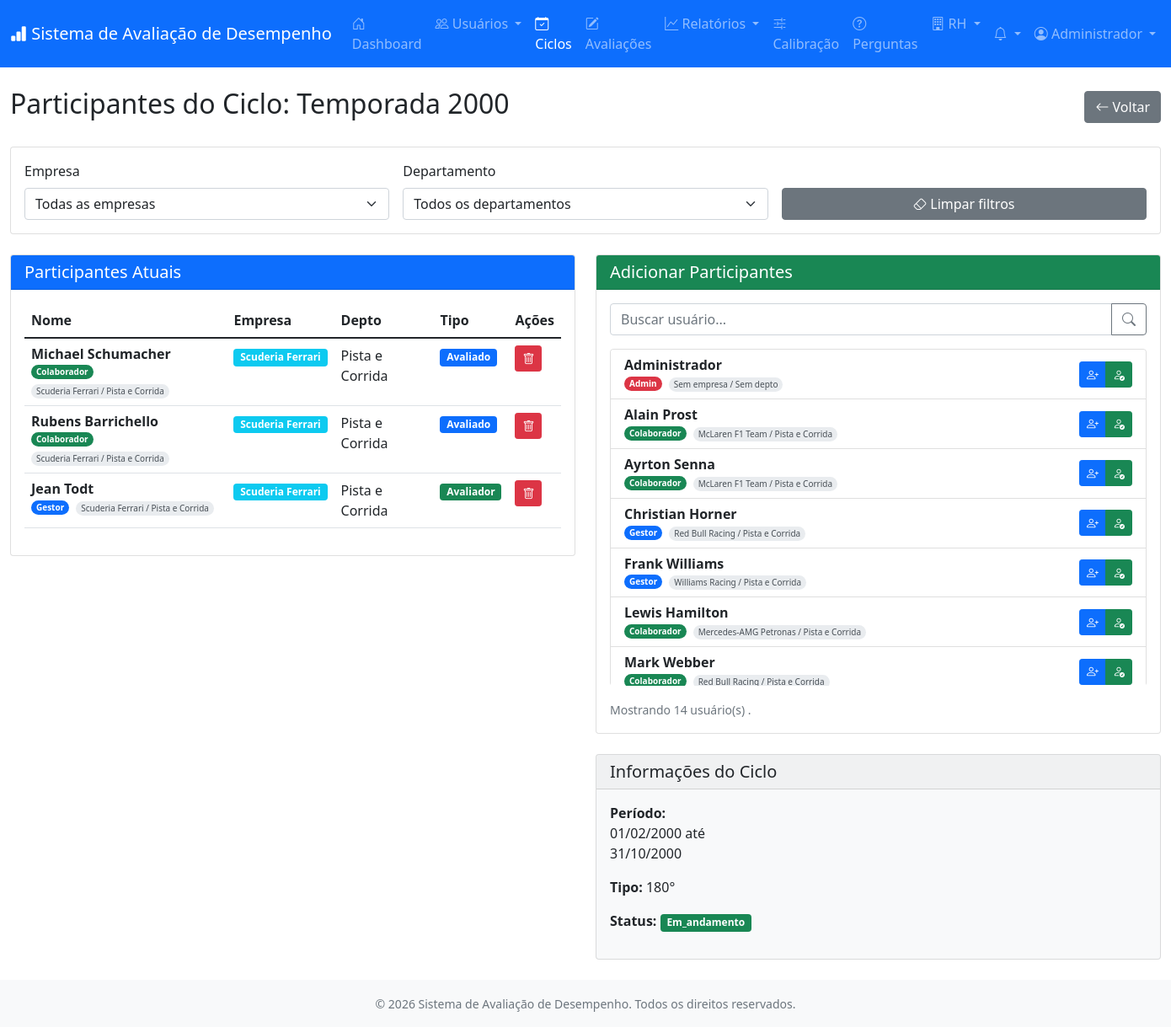
Screenshot of /modules/ciclos/participantes.php?id=50 (signed in) with the database file from the repository.
### tables this page shows
CREATE TABLE `usuarios` (
  `id` int(11) NOT NULL,
  `empresa_id` int(11) DEFAULT NULL,
  `nome` varchar(150) NOT NULL,
  `email` varchar(150) NOT NULL,
  `telefone` varchar(20) DEFAULT NULL,
  `senha` varchar(255) NOT NULL,
  `cargo_id` int(11) DEFAULT NULL,
  `departamento_id` int(11) DEFAULT NULL,
  `gestor_id` int(11) DEFAULT NULL,
  `tipo` enum('admin','rh','gestor','colaborador') DEFAULT 'colaborador',
  `ativo` tinyint(1) DEFAULT 1,
  `foto_perfil` varchar(255) DEFAULT NULL,
  `data_contratacao` date DEFAULT NULL,
  `data_criacao` timestamp NULL DEFAULT current_timestamp(),
  `data_atualizacao` timestamp NULL DEFAULT current_timestamp() ON UPDATE current_timestamp()
);

CREATE TABLE `ciclos_avaliacao` (
  `id` int(11) NOT NULL,
  `nome` varchar(150) NOT NULL,
  `descricao` text DEFAULT NULL,
  `data_inicio` date NOT NULL,
  `data_fim` date NOT NULL,
  `tipo` enum('90','180','360') DEFAULT '180',
  `empresa_id` int(11) DEFAULT NULL,
  `formulario_id` int(11) DEFAULT NULL,
  `status` enum('planejado','em_andamento','finalizado','cancelado') DEFAULT 'planejado',
  `configuracao` longtext DEFAULT NULL CHECK (json_valid(`configuracao`)),
  `data_criacao` timestamp NULL DEFAULT current_timestamp(),
  `data_atualizacao` timestamp NULL DEFAULT current_timestamp() ON UPDATE current_timestamp()
);

CREATE TABLE `ciclo_participantes` (
  `id` int(11) NOT NULL,
  `ciclo_id` int(11) NOT NULL,
  `usuario_id` int(11) NOT NULL,
  `tipo_participacao` enum('avaliado','avaliador') DEFAULT 'avaliado',
  `status` enum('pendente','em_andamento','concluido') DEFAULT 'pendente',
  `data_conclusao` datetime DEFAULT NULL
);

CREATE TABLE `empresas` (
  `id` int(11) NOT NULL,
  `nome` varchar(100) NOT NULL,
  `tipo` enum('matriz','filial') DEFAULT 'filial',
  `cnpj` varchar(18) DEFAULT NULL,
  `endereco` text DEFAULT NULL,
  `cidade` varchar(100) DEFAULT NULL,
  `estado` char(2) DEFAULT NULL,
  `telefone` varchar(20) DEFAULT NULL,
  `ativo` tinyint(1) DEFAULT 1,
  `data_criacao` timestamp NULL DEFAULT current_timestamp()
);

CREATE TABLE `departamentos` (
  `id` int(11) NOT NULL,
  `empresa_id` int(11) DEFAULT NULL,
  `nome` varchar(100) NOT NULL,
  `descricao` text DEFAULT NULL,
  `data_criacao` timestamp NULL DEFAULT current_timestamp(),
  `ativo` tinyint(1) DEFAULT 1
);

### modules/ciclos/participantes.php (the view, shortened to what the rows shown need)
<?php
require_once '../../includes/header.php';
$auth->requirePermission(['admin', 'rh']);
$conn = (new Database())->getConnection();
$ciclo_id = $_GET['id'] ?? 0;
$query = "SELECT * FROM ciclos_avaliacao WHERE id = :id";
$stmt = $conn->prepare($query);
$stmt->bindParam(':id', $ciclo_id);
$stmt->execute();
$ciclo = $stmt->fetch();
$filtro_empresa = $_GET['empresa'] ?? '';
$filtro_departamento = $_GET['depto'] ?? '';
$query_participantes = "SELECT cp.*, u.nome, u.email, u.tipo as funcao, c.nome as cargo_nome, d.nome as departamento_nome,
                               e.nome as empresa_nome
                        FROM ciclo_participantes cp
                        JOIN usuarios u ON cp.usuario_id = u.id
                        LEFT JOIN cargos c ON u.cargo_id = c.id
                        LEFT JOIN departamentos d ON u.departamento_id = d.id
                        LEFT JOIN empresas e ON u.empresa_id = e.id
                        WHERE cp.ciclo_id = :ciclo_id
                        ORDER BY cp.tipo_participacao, u.nome";
$stmt_participantes = $conn->prepare($query_participantes);
$stmt_participantes->bindParam(':ciclo_id', $ciclo_id);
$stmt_participantes->execute();
$participantes = $stmt_participantes->fetchAll();
$query_disponiveis = "SELECT u.id, u.nome, u.email, u.tipo as funcao, d.nome as departamento_nome, e.nome as empresa_nome
                      FROM usuarios u
                      LEFT JOIN departamentos d ON u.departamento_id = d.id
                      LEFT JOIN empresas e ON u.empresa_id = e.id
                      WHERE u.ativo = 1";
$query_disponiveis .= " AND u.id NOT IN (
    SELECT usuario_id FROM ciclo_participantes WHERE ciclo_id = :ciclo_id
)";
$params = [':ciclo_id' => $ciclo_id];
$query_disponiveis .= " ORDER BY u.nome";
$stmt_disponiveis = $conn->prepare($query_disponiveis);
foreach ($params as $key => $value) {
    $stmt_disponiveis->bindValue($key, $value);
}
$stmt_disponiveis->execute();
$usuarios_disponiveis = $stmt_disponiveis->fetchAll();
require_once '../../includes/header.php';
?>
<div class="row">
    <div class="col-12">
        <div class="d-flex justify-content-between align-items-center mb-4">
            <h2>Participantes do Ciclo: <?php echo htmlspecialchars($ciclo['nome']); ?></h2>
            <a href="index.php" class="btn btn-secondary">
                <i class="bi bi-arrow-left"></i> Voltar
            </a>
        </div>
        <div class="row">
            <div class="col-md-6">
                <div class="card mb-4">
                    <div class="card-body">
                        <?php if (empty($participantes)): ?>
                        <p class="text-muted text-center py-4">
                            <i class="bi bi-people fs-1 d-block mb-3"></i>
                            Nenhum participante adicionado ainda.
                        </p>
                        <?php else: ?>
                        <div class="table-responsive">
                            <table class="table table-hover">
                                <thead>
                                    <tr>
                                        <th>Nome</th>
                                        <th>Empresa</th>
                                        <th>Depto</th>
                                        <th>Tipo</th>
                                        <th>Ações</th>
                                    </tr>
                                </thead>
                                <tbody>
                                    <?php foreach ($participantes as $part): ?>
                                    <tr>
                                        <td>
                                            <div class="nome-com-badge">
                                                <span class="nome-principal"><?php echo htmlspecialchars($part['nome']); ?></span>
                                                <div class="linha-badges">
                                                    <?php
                                                    $funcao = isset($part['funcao']) ? $part['funcao'] : 'colaborador';
                                                    $classe_funcao = 'colaborador';
                                                    if ($funcao == 'admin') $classe_funcao = 'admin';
                                                    elseif ($funcao == 'rh') $classe_funcao = 'rh';
                                                    elseif ($funcao == 'gestor') $classe_funcao = 'gestor';
                                                    ?>
                                                    <span class="badge-funcao <?php echo $classe_funcao; ?>">
                                                        <?php echo ucfirst($funcao); ?>
                                                    </span>
                                                    <span class="badge-pequena">
                                                        <?php
                                                        $empresa = isset($part['empresa_nome']) && $part['empresa_nome'] ? $part['empresa_nome'] : 'Sem empresa';
                                                        $departamento = isset($part['departamento_nome']) && $part['departamento_nome'] ? $part['departamento_nome'] : 'Sem depto';
                                                        echo htmlspecialchars($empresa . ' / ' . $departamento);
                                                        ?>
                                                    </span>
                                                </div>
                                            </div>
                                        </td>
                                        <td>
                                            <?php if (!empty($part['empresa_nome'])): ?>
                                            <span class="badge bg-info"><?php echo htmlspecialchars($part['empresa_nome']); ?></span>
                                            <?php endif; ?>
                                        </td>
                                        <td><?php echo htmlspecialchars($part['departamento_nome'] ?? '-'); ?></td>
                                        <td>
                                            <span class="badge bg-<?php echo $part['tipo_participacao'] == 'avaliado' ? 'primary' : 'success'; ?>">
                                                <?php echo ucfirst($part['tipo_participacao']); ?>
                                            </span>
                                        </td>
                                        <td>
                                            <a href="?id=<?php echo $ciclo_id; ?>&remove=<?php echo $part['id']; ?>&empresa=<?php echo $filtro_empresa; ?>&depto=<?php echo $filtro_departamento; ?>"
                                               class="btn btn-sm btn-danger"
                                               onclick="return confirm('Remover este participante?')">
                                                <i class="bi bi-trash"></i>
                                            </a>
                                        </td>
                                    </tr>
                                    <?php endforeach; ?>
                                </tbody>
                            </table>
                        </div>
                        <?php endif; ?>
                    </div>
                </div>
            </div>
            <div class="col-md-6">
                <div class="card mb-4">
                    <div class="card-body">
                        <div class="list-group" id="userList" style="max-height: 400px; overflow-y: auto;">
                            <?php if (empty($usuarios_disponiveis)): ?>
                            <div class="alert alert-info">
                                Nenhum usuário encontrado com os filtros selecionados.
                            </div>
                            <?php else: ?>
                                <?php foreach ($usuarios_disponiveis as $user): ?>
                                <div class="list-group-item user-item" data-name="<?php echo strtolower($user['nome']); ?>">
                                    <div class="d-flex justify-content-between align-items-center">
                                        <div>
                                            <div class="nome-com-badge">
                                                <span class="nome-principal"><?php echo htmlspecialchars($user['nome']); ?></span>
                                                <div class="linha-badges">
                                                    <?php
                                                    $funcao = isset($user['funcao']) ? $user['funcao'] : 'colaborador';
                                                    $classe_funcao = 'colaborador';
                                                    if ($funcao == 'admin') $classe_funcao = 'admin';
                                                    elseif ($funcao == 'rh') $classe_funcao = 'rh';
                                                    elseif ($funcao == 'gestor') $classe_funcao = 'gestor';
                                                    ?>
                                                    <span class="badge-funcao <?php echo $classe_funcao; ?>">
                                                        <?php echo ucfirst($funcao); ?>
                                                    </span>
                                                    <span class="badge-pequena">
                                                        <?php
                                                        $empresa = isset($user['empresa_nome']) && $user['empresa_nome'] ? $user['empresa_nome'] : 'Sem empresa';
                                                        $departamento = isset($user['departamento_nome']) && $user['departamento_nome'] ? $user['departamento_nome'] : 'Sem depto';
                                                        echo htmlspecialchars($empresa . ' / ' . $departamento);
                                                        ?>
                                                    </span>
                                                </div>
                                            </div>
                                        </div>
                                        <div class="btn-group">
                                            <a href="?id=<?php echo $ciclo_id; ?>&add=<?php echo $user['id']; ?>&tipo=avaliado&empresa=<?php echo $filtro_empresa; ?>&depto=<?php echo $filtro_departamento; ?>"
                                               class="btn btn-sm btn-primary" title="Adicionar como Avaliado">
                                                <i class="bi bi-person-plus"></i>
                                            </a>
                                            <a href="?id=<?php echo $ciclo_id; ?>&add=<?php echo $user['id']; ?>&tipo=avaliador&empresa=<?php echo $filtro_empresa; ?>&depto=<?php echo $filtro_departamento; ?>"
                                               class="btn btn-sm btn-success" title="Adicionar como Avaliador">
                                                <i class="bi bi-person-check"></i>
                                            </a>
                                        </div>
                                    </div>
                                </div>
                                <?php endforeach; ?>
                            <?php endif; ?>
                        </div>
                    </div>
                </div>
                <div class="card bg-light">
                    <div class="card-body">
                        <p><strong>Período:</strong><br>
                           <?php echo $functions->formatDate($ciclo['data_inicio']); ?> até<br>
                           <?php echo $functions->formatDate($ciclo['data_fim']); ?>
                        </p>
                        <p><strong>Tipo:</strong> <?php echo $ciclo['tipo']; ?>°</p>
                        <p><strong>Status:</strong>
                            <span class="badge bg-<?php
                                echo $ciclo['status'] == 'planejado' ? 'secondary' :
                                    ($ciclo['status'] == 'em_andamento' ? 'success' :
                                    ($ciclo['status'] == 'finalizado' ? 'info' : 'danger'));
                            ?>">
                                <?php echo ucfirst($ciclo['status']); ?>
                            </span>
                        </p>
                    </div>
                </div>
            </div>
        </div>
    </div>
</div>
<?php
require_once '../../includes/footer.php';
?>

### includes/header.php (shortened to what the rows shown need)
<?php
require_once dirname(__DIR__) . '/config/database.php';
require_once dirname(__DIR__) . '/includes/auth.php';
require_once dirname(__DIR__) . '/includes/functions.php';
$user = $auth->getUser();
?><!DOCTYPE html>
<html lang="pt-BR">
<head>
    <link href="https://cdn.jsdelivr.net/npm/bootstrap@5.1.3/dist/css/bootstrap.min.css" rel="stylesheet">
    <link rel="stylesheet" href="https://cdn.jsdelivr.net/npm/bootstrap-icons@1.8.1/font/bootstrap-icons.css">
    <link rel="stylesheet" href="<?php echo SITE_URL; ?>/assets/css/style.css">
</head>
<body>
    <nav class="navbar navbar-expand-lg navbar-dark bg-primary">
        <div class="container-fluid">
            <div class="collapse navbar-collapse" id="navbarNav">
                <ul class="navbar-nav">
                    <li class="nav-item dropdown">
                        <a class="nav-link dropdown-toggle" href="#" role="button" data-bs-toggle="dropdown" aria-expanded="false">
                            <i class="bi bi-person-circle"></i> <?php echo explode(' ', $user['nome'] ?? 'Usuário')[0]; ?>
                        </a>
                    </li>
                </ul>
            </div>
        </div>
    </nav>
    <main class="py-4">
        <div class="container-fluid">

### rows the page displays
usuarios: nome "Administrador", tipo "Admin", departamento "Sem empresa / Sem depto"
ciclos_avaliacao: nome "Temporada 2000", data_inicio "01/02/2000", data_fim "31/10/2000", tipo "180", status "Em_andamento"
ciclo_participantes: usuario.nome "Michael Schumacher", usuario.tipo "Colaborador", empresas.nome "Scuderia Ferrari / Pista e Corrida", empresas.nome "Scuderia Ferrari", departamentos.nome "Pista e Corrida", tipo_participacao "Avaliado"
ciclo_participantes: usuario.nome "Rubens Barrichello", usuario.tipo "Colaborador", empresas.nome "Scuderia Ferrari / Pista e Corrida", empresas.nome "Scuderia Ferrari", departamentos.nome "Pista e Corrida", tipo_participacao "Avaliado"
ciclo_participantes: usuario.nome "Jean Todt", usuario.tipo "Gestor", empresas.nome "Scuderia Ferrari / Pista e Corrida", empresas.nome "Scuderia Ferrari", departamentos.nome "Pista e Corrida", tipo_participacao "Avaliador"
usuarios: nome "Alain Prost", tipo "Colaborador", empresa.nome "McLaren F1 Team / Pista e Corrida"
usuarios: nome "Ayrton Senna", tipo "Colaborador", empresa.nome "McLaren F1 Team / Pista e Corrida"
usuarios: nome "Christian Horner", tipo "Gestor", empresa.nome "Red Bull Racing / Pista e Corrida"
usuarios: nome "Frank Williams", tipo "Gestor", empresa.nome "Williams Racing / Pista e Corrida"
usuarios: nome "Lewis Hamilton", tipo "Colaborador", empresa.nome "Mercedes-AMG Petronas / Pista e Corrida"
usuarios: nome "Mark Webber", tipo "Colaborador", empresa.nome "Red Bull Racing / Pista e Corrida"

### other values shown
SITE_NAME "Sistema de Avaliação de Desempenho"
count($usuarios_disponiveis) "14"
